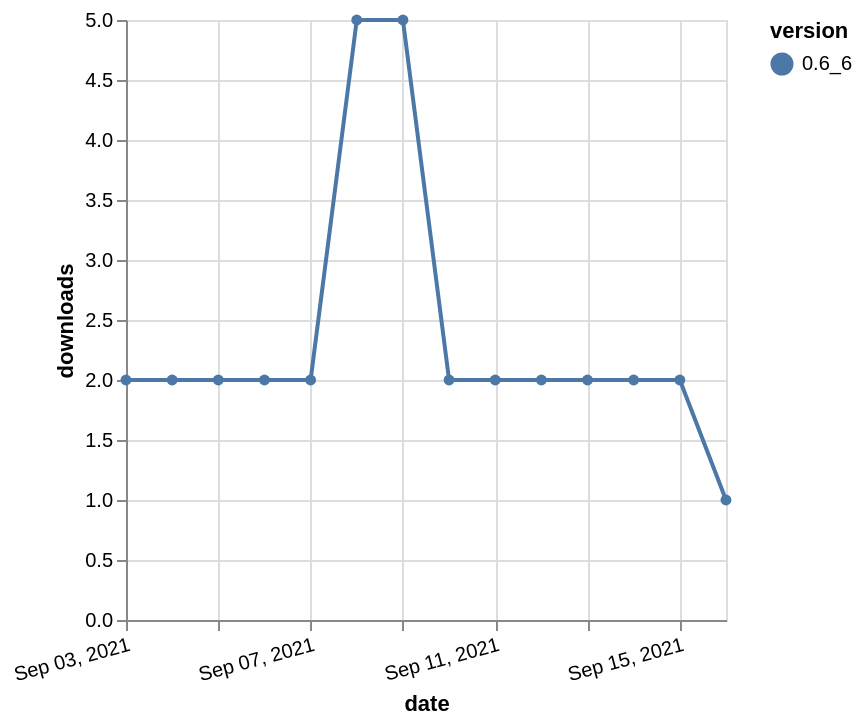

Specify this chart in Vega-Lite:
### Vega-Lite specification from a JSON file in a GitHub repository (floating-point values rounded to 4 significant figures)
{"$schema": "https://vega.github.io/schema/vega-lite/v5.json", "description": "A simple bar chart with embedded data.", "data": {"values": [{"date": "2021-09-03", "total": 4929, "delta": 2, "version": "0.6_6"}, {"date": "2021-09-04", "total": 4931, "delta": 2, "version": "0.6_6"}, {"date": "2021-09-05", "total": 4933, "delta": 2, "version": "0.6_6"}, {"date": "2021-09-06", "total": 4935, "delta": 2, "version": "0.6_6"}, {"date": "2021-09-07", "total": 4937, "delta": 2, "version": "0.6_6"}, {"date": "2021-09-08", "total": 4942, "delta": 5, "version": "0.6_6"}, {"date": "2021-09-09", "total": 4947, "delta": 5, "version": "0.6_6"}, {"date": "2021-09-10", "total": 4949, "delta": 2, "version": "0.6_6"}, {"date": "2021-09-11", "total": 4951, "delta": 2, "version": "0.6_6"}, {"date": "2021-09-12", "total": 4953, "delta": 2, "version": "0.6_6"}, {"date": "2021-09-13", "total": 4955, "delta": 2, "version": "0.6_6"}, {"date": "2021-09-14", "total": 4957, "delta": 2, "version": "0.6_6"}, {"date": "2021-09-15", "total": 4959, "delta": 2, "version": "0.6_6"}, {"date": "2021-09-16", "total": 4960, "delta": 1, "version": "0.6_6"}]}, "width": "container", "mark": {"type": "line", "point": {"filled": true}}, "encoding": {"x": {"field": "date", "type": "temporal", "timeUnit": "yearmonthdate", "title": "date", "axis": {"labelAngle": -15}}, "y": {"field": "delta", "type": "quantitative", "title": "downloads"}, "color": {"field": "version", "type": "nominal"}, "tooltip": {"field": "delta"}}}
